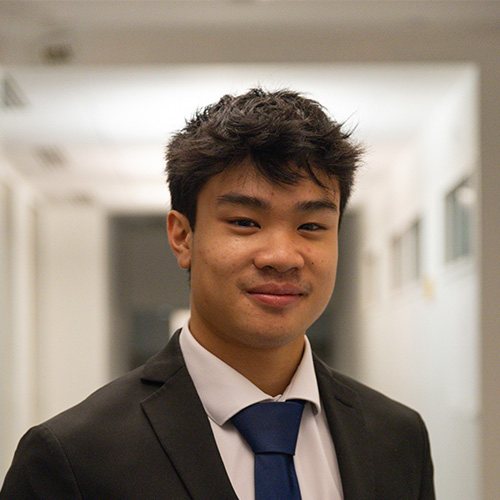
#> input picture Carl's Website/profile-photo.png, 500 x 500 px, given in place of 02-24_at_7.01.27_PM-f2a4cf92-5329-402a-b0dc-4d101242157f.png, which was not available
$ python circular_crop_profile.py
#> lines starting #> are read from the running program, lines starting #| are printed output that depends on the picture; after the words box and inside, x2 and y2 are one past the last pixel; in counts of white or black regions, pixels touching at a corner belong together; pictures that were not available may be replaced by others from this repository, and a replacement may not be noted
#!/usr/bin/env python3
"""Circular-crop the profile source image and save as jaimin-shah-profile.png"""
from pathlib import Path

try:
    from PIL import Image, ImageDraw
except ImportError:
    import subprocess
    import sys
    subprocess.check_call([sys.executable, "-m", "pip", "install", "Pillow", "-q"])
    from PIL import Image, ImageDraw

def circular_crop(src_path: Path, out_path: Path) -> None:
    img = Image.open(src_path).convert("RGBA")
    w, h = img.size
#> w = 500; h = 500
    size = min(w, h)
#> size = 500
    left = (w - size) // 2
#> left = 0
    top = (h - size) // 2
#> top = 0
    img = img.crop((left, top, left + size, top + size))

    mask = Image.new("L", (size, size), 0)
#> mask: PIL image 500x500 L; every value is 0
    ImageDraw.Draw(mask).ellipse((0, 0, size - 1, size - 1), fill=255)
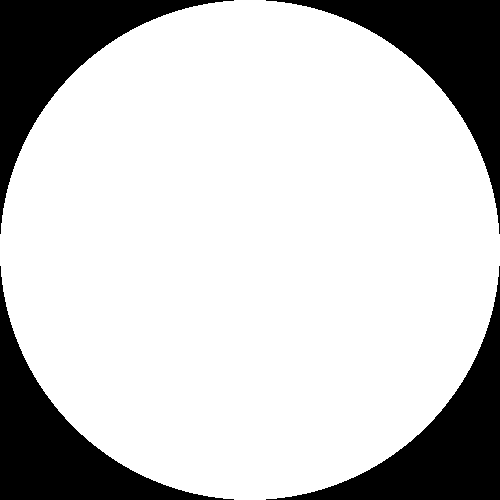
#> mask: PIL image 500x500 L; 78.5% white; 4 black regions, box (x1, y1, x2, y2) and area: (0, 0, 234, 234) 13419, (266, 0, 500, 234) 13419, (0, 266, 234, 500) 13419, (266, 266, 500, 500) 13419
    img.putalpha(mask)
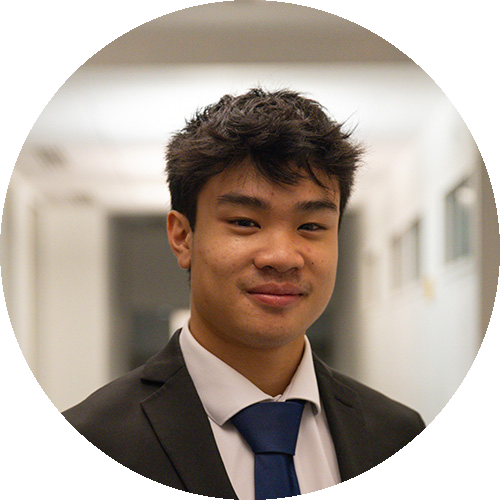
#> img: PIL image 500x500 RGBA; mean R, G, B, A 151.1, 137.9, 125.4, 200.3; transparent parts drawn white

    out_path.parent.mkdir(parents=True, exist_ok=True)
    img.save(out_path, "PNG")

if __name__ == "__main__":
    src = Path("/Users/sunehri/.cursor/projects/Users-sunehri-Jaimin-Shah/assets/Screenshot_2026-02-24_at_7.01.27_PM-f2a4cf92-5329-402a-b0dc-4d101242157f.png")
    out = Path("/Users/sunehri/Jaimin-Shah/assets/jaimin-shah-profile.png")
    circular_crop(src, out)
    print("Saved circular crop to", out)

$ run again, on Carolyn-Thomas/images/carolyn-thomas-profile.png
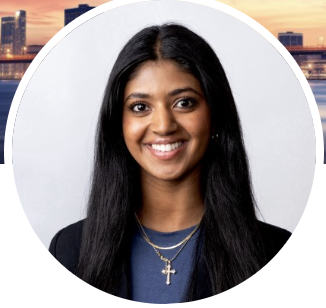
#> input picture Carolyn-Thomas/images/carolyn-thomas-profile.png, 326 x 308 px, given in place of 02-24_at_7.01.27_PM-f2a4cf92-5329-402a-b0dc-4d101242157f.png, which was not available
#> in circular_crop, img is the input picture: PIL image 326x308 RGBA; mean R, G, B, A 159.6, 151.5, 151.4, 255
#> in circular_crop, `ImageDraw.Draw(mask).ellipse((0, 0, size - 1, size - 1), fill=255)`:
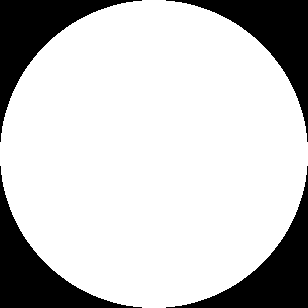
#> mask: PIL image 308x308 L; 78.5% white; 4 black regions, box (x1, y1, x2, y2) and area: (0, 0, 142, 142) 5101, (166, 0, 308, 142) 5101, (0, 166, 142, 308) 5101, (166, 166, 308, 308) 5101
#> in circular_crop, `img.putalpha(mask)`:
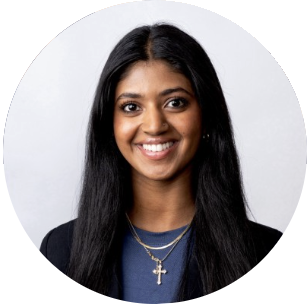
#> img: PIL image 308x308 RGBA; mean R, G, B, A 157.1, 149, 148.8, 200.2; transparent parts drawn white
